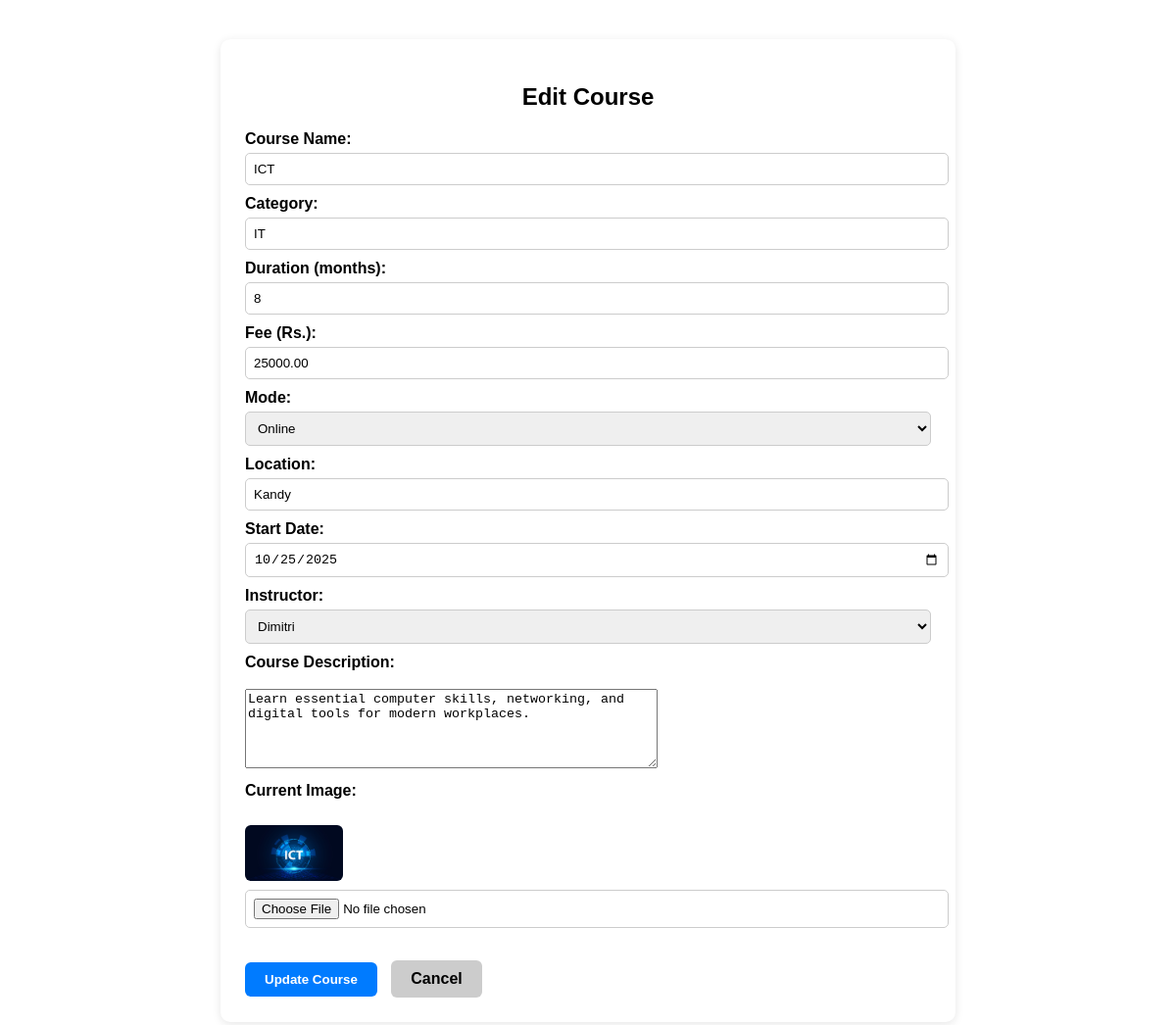
The app's page /admin/edit_course.php?id=1 (signed in) with its own data.
### tables this page shows
CREATE TABLE `courses` (
  `course_id` int(11) NOT NULL,
  `course_name` varchar(150) NOT NULL,
  `category` varchar(100) NOT NULL,
  `course_des` text NOT NULL,
  `user_id` int(11) NOT NULL,
  `duration` int(11) NOT NULL,
  `start_date` date NOT NULL,
  `image` varchar(255) NOT NULL,
  `fee` decimal(10,2) NOT NULL,
  `mode` enum('Online','On-site') NOT NULL,
  `location` varchar(100) NOT NULL,
  `created_at` timestamp NOT NULL DEFAULT current_timestamp()
);

CREATE TABLE `users` (
  `user_id` int(11) NOT NULL,
  `username` varchar(100) NOT NULL,
  `role` enum('Admin','Instructor','Student') NOT NULL DEFAULT 'Student',
  `email` varchar(150) NOT NULL,
  `phone_num` varchar(150) NOT NULL,
  `password` varchar(255) NOT NULL,
  `gender` enum('Male','Female','Prefer not to say') NOT NULL,
  `image_user` varchar(250) NOT NULL,
  `created_at` timestamp NOT NULL DEFAULT current_timestamp()
);

### admin/edit_course.php (the view, shortened to what this page needs)
<?php
include('../includes/connect.php');
$course_id = (int)$_GET['id'];
$stmt = $conn->prepare("SELECT * FROM courses WHERE course_id = ?");
$stmt->bind_param("i", $course_id);
$stmt->execute();
$course = $stmt->get_result()->fetch_assoc();
$instructors = $conn->query("SELECT user_id, username FROM users WHERE role='Instructor'");
?>
<!DOCTYPE html>
<html lang="en">
<head>
  <link rel="stylesheet" href="../css/edit_course.css">
</head>
<body>
  <div class="admin-container">
    <h2>Edit Course</h2>
    <form method="POST" enctype="multipart/form-data">
      <label>Course Name:</label>
      <input type="text" name="course_name" value="<?= htmlspecialchars($course['course_name']) ?>" required><br>
      <label>Category:</label>
      <input type="text" name="category" value="<?= htmlspecialchars($course['category']) ?>" required><br>
      <label>Duration (months):</label>
      <input type="number" name="duration" value="<?= htmlspecialchars($course['duration']) ?>" required><br>
      <label>Fee (Rs.):</label>
      <input type="number" step="0.01" name="fee" value="<?= htmlspecialchars($course['fee']) ?>" required><br>
      <label>Mode:</label>
      <select name="mode" required>
        <option value="Online" <?= ($course['mode'] === 'Online') ? 'selected' : '' ?>>Online</option>
      </select><br>
      <label>Location:</label>
      <input type="text" name="location" value="<?= htmlspecialchars($course['location']) ?>"><br>
      <label>Start Date:</label>
      <input type="date" name="start_date" value="<?= htmlspecialchars($course['start_date']) ?>" required><br>
      <label>Instructor:</label>
      <select name="user_id">
        <?php while ($ins = $instructors->fetch_assoc()) { ?>
          <option value="<?= $ins['user_id'] ?>" <?= ($ins['user_id'] == $course['user_id']) ? 'selected' : '' ?>>
            <?= htmlspecialchars($ins['username']) ?>
          </option>
        <?php } ?>
      </select><br>
      <label>Course Description:</label><br>
      <textarea name="course_des" rows="5" cols="50" required><?= htmlspecialchars($course['course_des'] ?? '') ?></textarea><br>
      <label>Current Image:</label><br>
      <?php if (!empty($course['image'])) { ?>
        <img src="../<?= htmlspecialchars($course['image']) ?>" width="100"><br>
      <?php } else { ?>
        <p>No image uploaded.</p>
      <?php } ?>
      <input type="file" name="image" accept="image/*"><br><br>
      <button type="submit" class="btn">Update Course</button>
      <a href="manage_course.php" class="btn-secondary">Cancel</a>
    </form>
  </div>
</body>
</html>

### css/edit_course.css (style rules this page uses)
.admin-container { max-width: 700px; margin: 40px auto; padding: 25px; background: #fff; border-radius: 10px; box-shadow: 0 2px 10px rgba(0,0,0,0.1); font-family: "Poppins", sans-serif; }
h2 { text-align: center; margin-bottom: 20px; }
label { display: block; margin-top: 10px; font-weight: 600; }
input, select { width: 100%; padding: 8px; margin-top: 5px; border-radius: 5px; border: 1px solid #ccc; }
.btn, .btn-secondary { display: inline-block; margin-top: 15px; padding: 10px 20px; border-radius: 6px; text-decoration: none; font-weight: bold; cursor: pointer; }
.btn { background-color: #007bff; color: white; border: none; }
.btn-secondary { background-color: #ccc; color: black; margin-left: 10px; }
img { margin-top: 8px; border-radius: 6px; }

### records on screen
courses: course_name "ICT", category "IT", duration "8", fee "25000.00", mode "Online", location "Kandy", start_date "10/25/2025", user_id "Dimitri", course_des "Learn essential computer skills, networking, and digital tools for modern workplaces.", image (picture)
